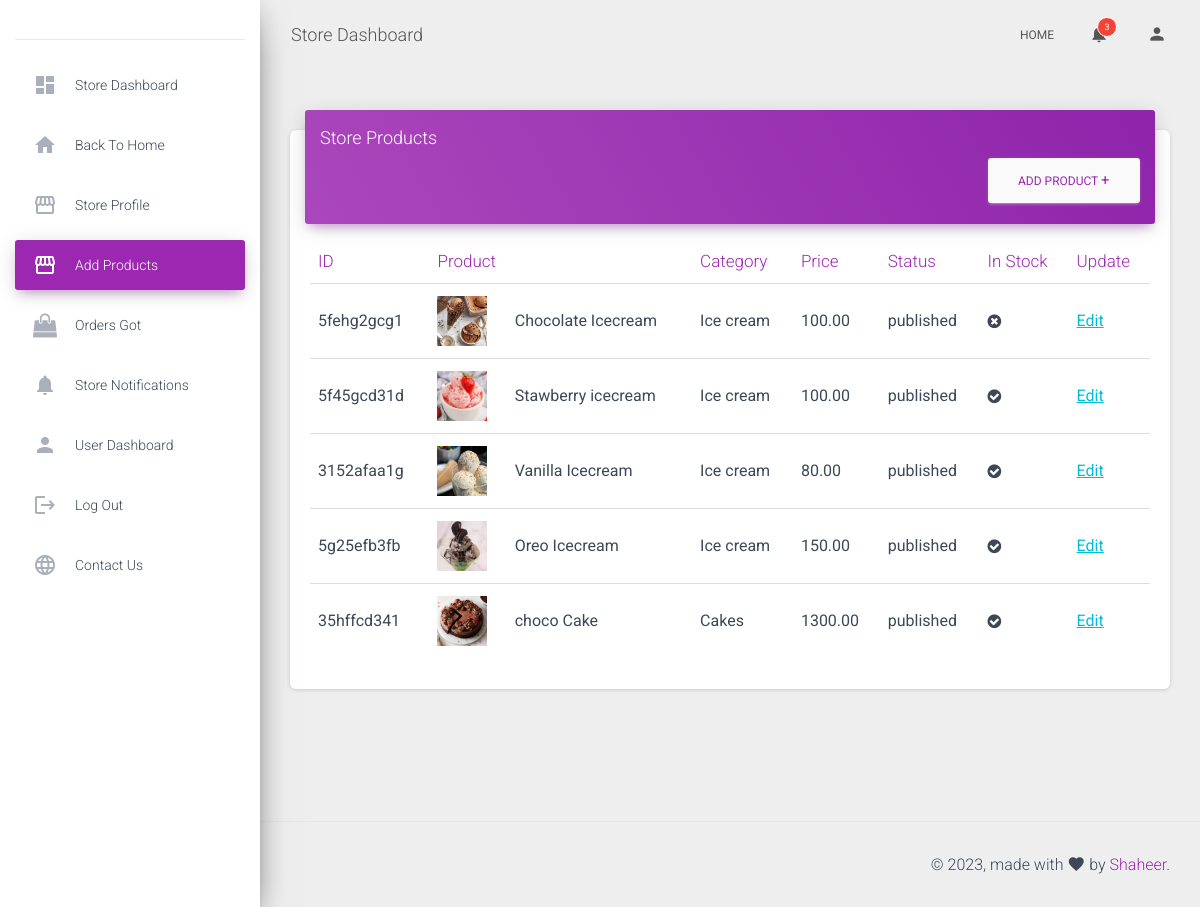
/store-products/ (signed in), run on the app's committed database.
### core/models.py (models this page shows, shortened)
class Product(models.Model):
    pid = ShortUUIDField(unique=True, length=10, max_length=30, alphabet="abcdefgh12345")
    title = models.CharField(max_length=100, default="Fresh product")
    image = models.ImageField(upload_to=user_directory_path, default="product.jpg")
    description = RichTextUploadingField(null=True, blank=True, default="This is the Product")
    user = models.ForeignKey(User, on_delete=models.SET_NULL, null=True)
    category = models.ForeignKey(Category, on_delete=models.SET_NULL, null=True, related_name="category")
    vendor = models.ForeignKey(Vendor, on_delete=models.SET_NULL, null=True, related_name="vendorproducts")
    price = models.DecimalField(max_digits=999999, decimal_places=2, default="100")
    old_price = models.DecimalField(max_digits=999999, decimal_places=2, default="200")
    tags = TaggableManager(blank=True)
    days_return = models.CharField(max_length=100, null=True, default="100")
    warranty_period = models.CharField(max_length=100, null=True, default="100")
    specification = RichTextUploadingField(null=True, blank=True)
    product_status = models.CharField(choices=STATUS, max_length=10, default="published")
    status = models.BooleanField(default=True)
    in_stock = models.BooleanField(default=True)
    featured = models.BooleanField(default=True)
    digital = models.BooleanField(default=False)
    sku = ShortUUIDField(unique=True, length=5, max_length=10, alphabet="1234567890")
    date = models.DateTimeField(auto_now_add=True)
    updated = models.DateTimeField(null=True, blank=True)
    class Meta:
        verbose_name_plural = "Products"
    def product_image(self):
        return mark_safe('<img src="%s" width="50" height="50"/>'% (self.image.url))

class Category(models.Model):
    cid = ShortUUIDField(unique=True, length=10, max_length=30, prefix="cat", alphabet="abcdefgh12345")
    title = models.CharField(max_length=100)
    image = models.ImageField(upload_to="Category")
    class Meta:
        verbose_name_plural = "Categories"
    def __str__(self):
        return self.title

### core/views.py (the view)
# urls.py: path('store-products/', views.store_products, name='store-products'),
@login_required
def store_products(request):
    if not Vendor.objects.filter(user=request.user).exists():
        messages.warning(request, "You first need to create your Store")
        return redirect('create-vendor-profile')
    products = Product.objects.filter(user=request.user)
    context = {
        "products":products,
    }
    return render(request, "core/store-products.html", context)

### templates/core/store-products.html (shortened to what this page needs)
{% extends 'core/base3.html' %}
{% block body %}
{% load static %}
<div class="content" style="overflow-y: scroll;">
  <div class="container-fluid">
    <div class="row">
      <div class="col-md-12">
        <div class="card">
          <div class="card-header card-header-primary">
            <h4 class="card-title">Store Products</h4>
            <p class="card-category"><a style="color: #9c27b0;" href="{% url 'create-products' %}"
                class="btn btn-secondary pull-right">Add Product <span style="font-size: 15px;">+</span></a></p>
          </div>
          <div class="card-body">
            <div class="table-responsive">
              <table class="table">
                <thead class="text-primary">
                  <th>ID</th>
                  <th colspan="2">Product</th>
                  <th>Category</th>
                  <th>Price</th>
                  <th>Status</th>
                  <th>In Stock</th>
                  <th>Update</th>
                </thead>
                <tbody>
                  {% for p in products %}
                  <tr>
                    <td>{{p.pid}}</td>
                    <td>{{p.product_image}}</td>
                    <td>{{p.title}}</td>
                    <td>{{p.category}}</td>
                    <td>{{p.price}}</td>
                    <td>{{p.product_status}}</td>
                    {% if p.in_stock == True %}
                    <td><i class="fa fa-check-circle"></i></td>
                    {% else %}
                    <td><i class="fa fa-times-circle"></i></td>
                    {% endif %}
                    <td><a href="{% url 'update-product' p.pid %}"
                        style="text-decoration: underline; color: #00bcd4;">Edit</a></td>
                  </tr>
                  {% endfor %}
                </tbody>
              </table>
            </div>
          </div>
        </div>
      </div>
    </div>
  </div>
</div>
{% endblock body %}

### data on the page
Product: pid "5fehg2gcg1", product_image (picture), title "Chocolate Icecream", category "Ice cream", price "100.00", product_status "published", in_stock False (drawn)
Product: pid "5f45gcd31d", product_image (picture), title "Stawberry icecream", category "Ice cream", price "100.00", product_status "published", in_stock True (drawn)
Product: pid "3152afaa1g", product_image (picture), title "Vanilla Icecream", category "Ice cream", price "80.00", product_status "published", in_stock True (drawn)
Product: pid "5g25efb3fb", product_image (picture), title "Oreo Icecream", category "Ice cream", price "150.00", product_status "published", in_stock True (drawn)
Product: pid "35hffcd341", product_image (picture), title "choco Cake", category "Cakes", price "1300.00", product_status "published", in_stock True (drawn)

### other printed values
{{ unread_ven_noti|length }} "3"
